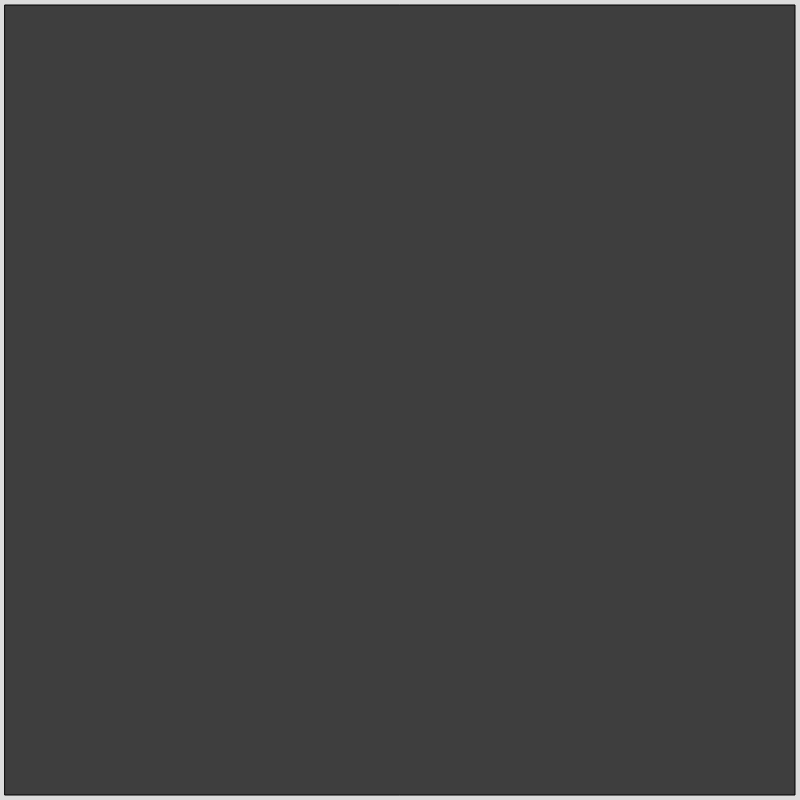
Frame 1 (no input)
Frame 60 (no input): identical to frame 1, image omitted
Frame 120 (the mouse pressed at the canvas centre since frame 60): identical to frame 1, image omitted

The p5.js sketch that drew this single still picture (run headless with seeded random() and noise() and a simulated clock; from frame 60 on, the mouse is pressed at the canvas centre):

// p5.js sketch
// ── sketch.js
// constants
const MAX_W = 800;
const MAX_H = 800;
const MAX_DEPTH = 4;
const MIN_ROOM_H = 50;
const MIN_ROOM_W = 50;

let tree;
let allowUnevenSplitsInput, allowRandomRoomOffsetInput, keepTreeBalancedInput;

function setup() {
  createCanvas(MAX_W, MAX_H);

  // create inputs
  let splitBtn = createButton("split");
  let createDungeonBtn = createButton("next generation");
  let minRoomW = createInput("");
  let minRoomH = createInput("");

  allowUnevenSplitsInput = createCheckbox("Allow uneven splits");
  allowRandomRoomOffsetInput = createCheckbox("Allow random room offset");
  keepTreeBalancedInput = createCheckbox("Keep the tree balanced");

  splitBtn.mousePressed(splitTree);
  createDungeonBtn.mousePressed(createDungeon);
  minRoomH.input(resetMinRoomDim);
  minRoomW.input(resetMinRoomDim);

  // tree
  tree = new Node(null, { x: 0, y: 0 }, { width: MAX_W, height: MAX_H });
}

function draw() {
  background(220);
  tree.draw();
}

function createDungeon() {
  tree.createRooms();
}

function keyPressed() {
  if (keyCode === 32) {
    this.splitTree();
  }
  return false;
}
function mouseClicked() {
  // console.log(mouseX, mouseY);
}

function splitTree() {
  let direction = random(["h", "v"]);
  let splitSize = allowUnevenSplitsInput.checked() ? random([30, 40, 50]) : 50;

  // select a random leaf node to split
  const leaves =
    keepTreeBalancedInput.checked() && tree.left != null
      ? tree.getLeavesBalanced()
      : tree.getLeaves();

  if (leaves) {
    let node = random(leaves);

    if (keepTreeBalancedInput.checked() && tree.left != null) {
      node.left.splitTree(direction, splitSize);
      node.right.splitTree(direction, splitSize);
    } else {
      node.splitTree(direction, splitSize);
    }
  }
}

function resetMinRoomDim() {
  MIN_ROOM_H = minRoomH.value();
  MIN_ROOM_W = minRoomW.value();
}

// ── tree.js
const offX = 5;
const offY = 5;

class Room {
  constructor(name, pos, size, parentSize) {
    this.name = name;
    this.size = size;
    this.parentSize = parentSize;
    this.position = pos;

    // displace inside of the space by some value
    this.freeSpaceW = this.parentSize.width - this.size.width;
    this.freeSpaceH = this.parentSize.height - this.size.height;

    console.log(allowRandomRoomOffsetInput.checked());
    this.offsetX = offX;
    this.offsetY = offY;

    this.offsetX += allowRandomRoomOffsetInput.checked()
      ? random(0, this.freeSpaceW)
      : this.freeSpaceW / 2;
    this.offsetY += allowRandomRoomOffsetInput.checked()
      ? random(0, this.freeSpaceH)
      : this.freeSpaceH / 2;
  }

  draw() {
    fill("#7a6323");

    rect(
      this.position.x + this.offsetX,
      this.position.y + this.offsetY,
      this.size.width - 2 * offX,
      this.size.height - 2 * offY,
    );

    const centerX =
      this.position.x + this.freeSpaceW / 2 + offX + this.size.width / 2;
    const centerY =
      this.position.y + this.freeSpaceH / 2 + offY + this.size.height / 2;

    fill("white");

    // text(this.name, centerX, centerY);
  }
}

class Node {
  constructor(parent, position, size) {
    this.left = null;
    this.right = null;
    this.parent = parent;
    this.depth = parent != null ? parent.depth + 1 : 0;
    const colorOffset = int((250 / MAX_DEPTH) * (this.depth + 1));
    this.color = `rgb(${colorOffset}, ${colorOffset}, ${colorOffset})`;

    this.position = position;
    this.size = size;
    this.leaf = true;

    // init room
    this.room = null;
  }

  createRoom(size) {
    this.room = new Room(
      this.createRandomString(3),
      this.position,
      size,
      this.size,
    );
  }

  createRooms() {
    if (this.leaf) {
      let size = {
        width: random(MIN_ROOM_W, this.size.width),
        height: random(MIN_ROOM_H, this.size.height),
      };
      this.createRoom(size);
    } else {
      this.left.createRooms();
      this.right.createRooms();
    }
  }

  // connectRooms() {
  // }

  draw() {
    fill(this.color);
    let offX = 5;
    let offY = 5;

    rect(
      this.position.x + offX,
      this.position.y + offY,
      this.size.width - 2 * offX,
      this.size.height - 2 * offY,
    );

    if (!this.leaf) {
      this.left.draw();
      this.right.draw();
    } else {
      fill(this.depth > 2 ? "black" : "white");
      const centerX = this.position.x + this.size.width / 2;
      const centerY = this.position.y + this.size.height / 2;
      // text(
      //   `${this.depth} (${this.size.width},${this.size.height})`,
      //   centerX,
      //   centerY,
      // );
    }

    if (this.room) this.room.draw();
  }

  canBeSplit() {
    // and if the smallest potential spit (30%) would still be larger than the minimum room size
    return (
      this.size.width * 0.3 > MIN_ROOM_W && this.size.height * 0.3 > MIN_ROOM_H
    );
  }

  getLeaves() {
    if (this.leaf) {
      if (this.depth < MAX_DEPTH) {
        if (this.canBeSplit()) {
          return [this];
        }
      }
      return [];
    }

    let left = this.left.getLeaves();
    let right = this.right.getLeaves();

    return [...left, ...right];
  }

  getLeavesBalanced() {
    console.log(this.left);
    if (this.left.leaf) {
      if (this.depth < MAX_DEPTH) {
        if (this.left.canBeSplit()) {
          return [this];
        }
      }
      return [];
    }

    let left = this.left.getLeavesBalanced();
    let right = this.right.getLeavesBalanced();

    return [...left, ...right];
  }

  splitTree(mode, perc) {
    this.leaf = false;

    if (mode == "h") {
      // HORIZONTAL SPLIT
      let leftDim = this.size.height / (100 / perc);
      let rightDim = this.size.height - leftDim;

      this.left = new Node(this, this.position, {
        width: this.size.width,
        height: leftDim,
      });

      this.right = new Node(
        this,
        { x: this.position.x, y: this.position.y + leftDim },
        { width: this.size.width, height: rightDim },
      );
    } else {
      // VERTICAL SPLIT
      let leftDim = this.size.width / (100 / perc);
      let rightDim = this.size.width - leftDim;

      this.left = new Node(this, this.position, {
        width: leftDim,
        height: this.size.height,
      });

      this.right = new Node(
        this,
        { x: this.position.x + leftDim, y: this.position.y },
        { width: rightDim, height: this.size.height },
      );
    }
  }

  createRandomString(length) {
    const chars =
      "ABCDEFGHIJKLMNOPQRSTUVWXYZabcdefghijklmnopqrstuvwxyz0123456789";
    let result = "";
    for (let i = 0; i < length; i++) {
      result += chars.charAt(Math.floor(Math.random() * chars.length));
    }
    return result;
  }
}
